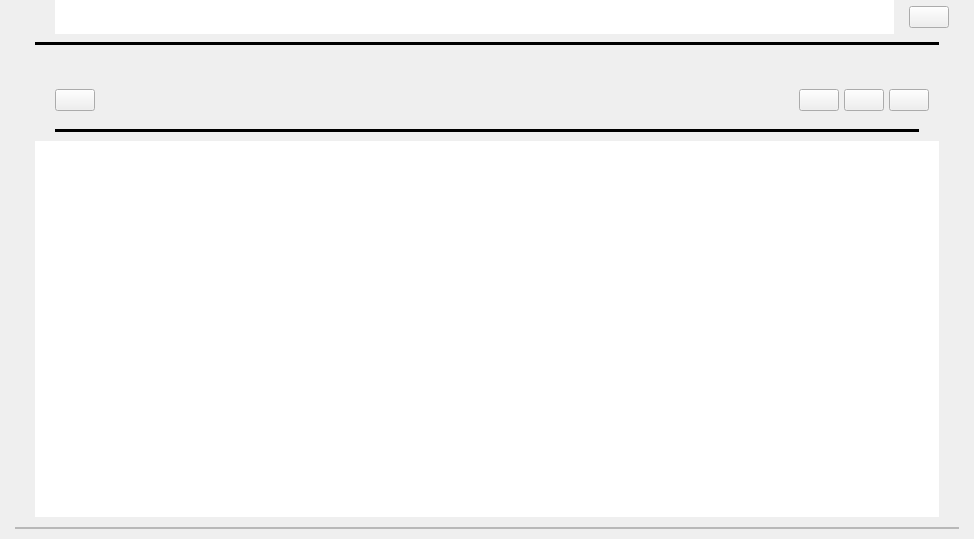
<?xml version="1.0" encoding="UTF-8"?>
<ui version="4.0">
 <class>MiniPlayer</class>
 <widget class="QWidget" name="MiniPlayer">
  <property name="geometry">
   <rect>
    <x>0</x>
    <y>0</y>
    <width>974</width>
    <height>539</height>
   </rect>
  </property>
  <property name="windowTitle">
   <string>Form</string>
  </property>
  <layout class="QGridLayout" name="miniLayout" rowstretch="0,0,1,0" rowminimumheight="0,0,0,0">
   <property name="leftMargin">
    <number>15</number>
   </property>
   <property name="topMargin">
    <number>0</number>
   </property>
   <property name="rightMargin">
    <number>15</number>
   </property>
   <property name="bottomMargin">
    <number>10</number>
   </property>
   <property name="spacing">
    <number>0</number>
   </property>
   <item row="0" column="0">
    <widget class="QWidget" name="widget" native="true">
     <layout class="QHBoxLayout" name="horizontalLayout" stretch="0,0">
      <property name="spacing">
       <number>15</number>
      </property>
      <property name="leftMargin">
       <number>40</number>
      </property>
      <property name="topMargin">
       <number>0</number>
      </property>
      <property name="rightMargin">
       <number>10</number>
      </property>
      <property name="bottomMargin">
       <number>0</number>
      </property>
      <item>
       <widget class="QLineEdit" name="musicSearch">
        <property name="font">
         <font>
          <family>微软雅黑 Light</family>
          <pointsize>15</pointsize>
          <bold>true</bold>
         </font>
        </property>
        <property name="focusPolicy">
         <enum>Qt::StrongFocus</enum>
        </property>
        <property name="styleSheet">
         <string notr="true"/>
        </property>
        <property name="frame">
         <bool>false</bool>
        </property>
       </widget>
      </item>
      <item>
       <widget class="QPushButton" name="searchoption">
        <property name="styleSheet">
         <string notr="true">QPushButton{
	image: url(:/MiniPlayer/Search/res/searchoption.svg);
}</string>
        </property>
        <property name="text">
         <string/>
        </property>
       </widget>
      </item>
     </layout>
    </widget>
   </item>
   <item row="1" column="0">
    <widget class="QWidget" name="widget_line" native="true">
     <layout class="QHBoxLayout" name="horizontalLayout_2" stretch="0,1,0">
      <property name="spacing">
       <number>0</number>
      </property>
      <property name="leftMargin">
       <number>0</number>
      </property>
      <property name="topMargin">
       <number>0</number>
      </property>
      <property name="rightMargin">
       <number>0</number>
      </property>
      <property name="bottomMargin">
       <number>0</number>
      </property>
      <item>
       <spacer name="horizontalSpacer_3">
        <property name="orientation">
         <enum>Qt::Horizontal</enum>
        </property>
        <property name="sizeHint" stdset="0">
         <size>
          <width>20</width>
          <height>20</height>
         </size>
        </property>
       </spacer>
      </item>
      <item>
       <widget class="Line" name="line">
        <property name="minimumSize">
         <size>
          <width>0</width>
          <height>0</height>
         </size>
        </property>
        <property name="frameShadow">
         <enum>QFrame::Plain</enum>
        </property>
        <property name="lineWidth">
         <number>5</number>
        </property>
        <property name="orientation">
         <enum>Qt::Horizontal</enum>
        </property>
       </widget>
      </item>
      <item>
       <spacer name="horizontalSpacer_2">
        <property name="orientation">
         <enum>Qt::Horizontal</enum>
        </property>
        <property name="sizeHint" stdset="0">
         <size>
          <width>20</width>
          <height>20</height>
         </size>
        </property>
       </spacer>
      </item>
     </layout>
    </widget>
   </item>
   <item row="2" column="0">
    <widget class="QFrame" name="frame_musicList">
     <property name="styleSheet">
      <string notr="true"/>
     </property>
     <property name="frameShape">
      <enum>QFrame::NoFrame</enum>
     </property>
     <property name="frameShadow">
      <enum>QFrame::Plain</enum>
     </property>
     <property name="lineWidth">
      <number>0</number>
     </property>
     <layout class="QVBoxLayout" name="verticalLayout">
      <property name="spacing">
       <number>0</number>
      </property>
      <property name="leftMargin">
       <number>20</number>
      </property>
      <property name="topMargin">
       <number>20</number>
      </property>
      <property name="rightMargin">
       <number>20</number>
      </property>
      <property name="bottomMargin">
       <number>10</number>
      </property>
      <item>
       <widget class="QWidget" name="widget_fileControl" native="true">
        <layout class="QHBoxLayout" name="horizontalLayout_4">
         <property name="spacing">
          <number>5</number>
         </property>
         <property name="leftMargin">
          <number>20</number>
         </property>
         <property name="topMargin">
          <number>15</number>
         </property>
         <property name="rightMargin">
          <number>10</number>
         </property>
         <property name="bottomMargin">
          <number>10</number>
         </property>
         <item>
          <widget class="QPushButton" name="MiniPlayer_btn_changebackground">
           <property name="cursor">
            <cursorShape>PointingHandCursor</cursorShape>
           </property>
           <property name="styleSheet">
            <string notr="true">#MiniPlayer_btn_changebackground{
	image: url(:/MniPlayer/changeFrame/res/backgroundbtn.svg);
}</string>
           </property>
           <property name="text">
            <string/>
           </property>
           <property name="iconSize">
            <size>
             <width>16</width>
             <height>16</height>
            </size>
           </property>
          </widget>
         </item>
         <item>
          <spacer name="horizontalSpacer_6">
           <property name="orientation">
            <enum>Qt::Horizontal</enum>
           </property>
           <property name="sizeHint" stdset="0">
            <size>
             <width>855</width>
             <height>20</height>
            </size>
           </property>
          </spacer>
         </item>
         <item>
          <widget class="QPushButton" name="MiniPlayer_btn_rename">
           <property name="cursor">
            <cursorShape>PointingHandCursor</cursorShape>
           </property>
           <property name="styleSheet">
            <string notr="true">#MiniPlayer_btn_rename{
	image: url(:/MiniPlayer/listOperation/res/rename.svg);
}</string>
           </property>
           <property name="text">
            <string/>
           </property>
          </widget>
         </item>
         <item>
          <widget class="QPushButton" name="MiniPlayer_QPushButton_delete">
           <property name="cursor">
            <cursorShape>PointingHandCursor</cursorShape>
           </property>
           <property name="styleSheet">
            <string notr="true">QPushButton#MiniPlayer_QPushButton_delete{
	image: url(:/MiniPlayer/listOperation/res/delete.svg);
}</string>
           </property>
           <property name="text">
            <string/>
           </property>
          </widget>
         </item>
         <item>
          <widget class="QPushButton" name="addList">
           <property name="cursor">
            <cursorShape>PointingHandCursor</cursorShape>
           </property>
           <property name="styleSheet">
            <string notr="true">QPushButton#addList{
	image: url(:/MiniPlayer/listOperation/res/addList.svg);
}</string>
           </property>
           <property name="text">
            <string/>
           </property>
          </widget>
         </item>
        </layout>
       </widget>
      </item>
      <item>
       <widget class="QWidget" name="widget_line_2" native="true">
        <layout class="QHBoxLayout" name="horizontalLayout_3" stretch="0,1,0">
         <property name="spacing">
          <number>0</number>
         </property>
         <property name="leftMargin">
          <number>0</number>
         </property>
         <property name="topMargin">
          <number>0</number>
         </property>
         <property name="rightMargin">
          <number>0</number>
         </property>
         <property name="bottomMargin">
          <number>0</number>
         </property>
         <item>
          <spacer name="horizontalSpacer_4">
           <property name="orientation">
            <enum>Qt::Horizontal</enum>
           </property>
           <property name="sizeHint" stdset="0">
            <size>
             <width>20</width>
             <height>20</height>
            </size>
           </property>
          </spacer>
         </item>
         <item>
          <widget class="Line" name="line_2">
           <property name="minimumSize">
            <size>
             <width>0</width>
             <height>0</height>
            </size>
           </property>
           <property name="frameShadow">
            <enum>QFrame::Plain</enum>
           </property>
           <property name="lineWidth">
            <number>5</number>
           </property>
           <property name="orientation">
            <enum>Qt::Horizontal</enum>
           </property>
          </widget>
         </item>
         <item>
          <spacer name="horizontalSpacer_5">
           <property name="orientation">
            <enum>Qt::Horizontal</enum>
           </property>
           <property name="sizeHint" stdset="0">
            <size>
             <width>20</width>
             <height>20</height>
            </size>
           </property>
          </spacer>
         </item>
        </layout>
       </widget>
      </item>
      <item>
       <widget class="QListWidget" name="MiniPlayer_showList">
        <property name="focusPolicy">
         <enum>Qt::NoFocus</enum>
        </property>
        <property name="frameShape">
         <enum>QFrame::NoFrame</enum>
        </property>
        <property name="frameShadow">
         <enum>QFrame::Plain</enum>
        </property>
        <property name="lineWidth">
         <number>0</number>
        </property>
        <property name="verticalScrollBarPolicy">
         <enum>Qt::ScrollBarAlwaysOff</enum>
        </property>
        <property name="horizontalScrollBarPolicy">
         <enum>Qt::ScrollBarAlwaysOff</enum>
        </property>
        <property name="wordWrap">
         <bool>false</bool>
        </property>
       </widget>
      </item>
     </layout>
    </widget>
   </item>
   <item row="3" column="0">
    <widget class="QFrame" name="frame_musicControl">
     <property name="minimumSize">
      <size>
       <width>0</width>
       <height>0</height>
      </size>
     </property>
     <property name="frameShape">
      <enum>QFrame::StyledPanel</enum>
     </property>
     <property name="frameShadow">
      <enum>QFrame::Raised</enum>
     </property>
     <layout class="QHBoxLayout" name="horizontalLayout_musicControl">
      <property name="spacing">
       <number>0</number>
      </property>
      <property name="leftMargin">
       <number>0</number>
      </property>
      <property name="topMargin">
       <number>0</number>
      </property>
      <property name="rightMargin">
       <number>0</number>
      </property>
      <property name="bottomMargin">
       <number>0</number>
      </property>
     </layout>
    </widget>
   </item>
  </layout>
 </widget>
 <resources/>
 <connections/>
</ui>
